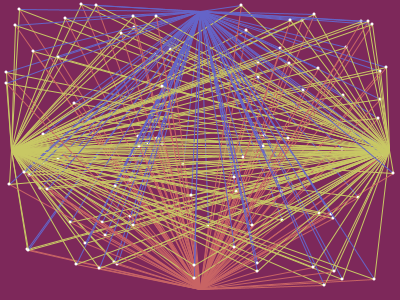
Frame 1 (no input)
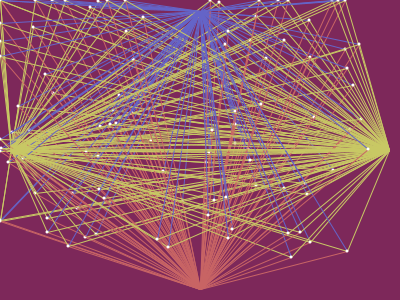
Frame 60 (the mouse pressed at the canvas centre just before this capture)
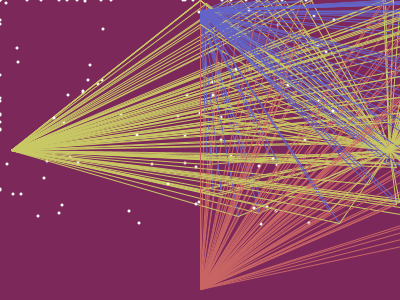
Frame 120 (the mouse held since frame 60 and released just before this capture)

The Processing sketch that drew these frames (run headless with seeded random() and noise(); from frame 60 on, the mouse is pressed at the canvas centre):

// Processing sketch: processing_116326
// ── processing_116326.pde

//Eunsil Choi 10/18/2013

 
int num_lines = 100;
int num_circles = 100;
int[] x_values = new int[num_lines];
int[] y_values = new int[num_lines];
void setup() {
  size(400, 300);
  smooth();
  for (int i = 0; i<x_values.length; i++) {
    x_values[i] = int( random(width) );
    y_values[i] = int( random(height) );
  }
}
void draw() {
  background(125, 40, 90);
  for (int i = 0; i<x_values.length; i++) {
    stroke(100,100,200);
    line(x_values[i]+(mouseX), y_values[i], width/2, 11);
    stroke(200,100,100);
    line(x_values[i]+(mouseX), y_values[i], width/2, 289);
    stroke(200,200,100);
    line(x_values[i]+(mouseX), y_values[i], 11, height/2);
    line(x_values[i]+(mouseX), y_values[i], 389, height/2);
    noStroke();
    ellipse(x_values[i], y_values[i], 3,3);
    
    x_values[i] += random(1) - .5; //movement of line
    y_values[i] += random(1) - .5; //movement of circle
  }
}
